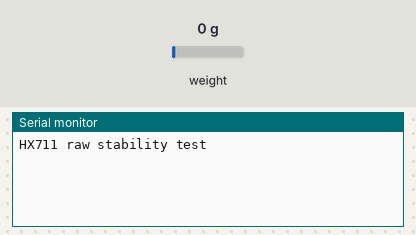
This sketch was run on a simulated Arduino Uno, built with avr-gcc and run on an emulated ATmega328P. On the bench: the last lines printed to the serial monitor. The test bench sets the inputs (shaded band); at power-on: weight on the scale 0 g.

Above: at 2.2 s.
2.3 s: weight on the scale set to 100 g
At 4.6 s:
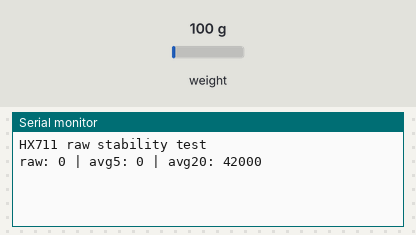
5.1 s: weight on the scale set to 1250 g
At 8.2 s:
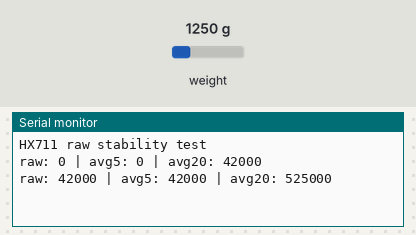

Measured:
- after the input at 2.3 s, the serial monitor: prints a new line after 1.3 s (image 1)
- after the input at 5.1 s, the serial monitor: prints a new line after 1.6 s (image 2)

The sketch:

sensor_rawdata.ino
```cpp
/*
 * DEPRECATED: canonical sketch lives at firmware/load_cell/load_cell.ino
 * Flash with: ./firmware/scripts/flash.sh
 */
#include "HX711.h"

#define DT 3
#define SCK 2

HX711 scale;

void setup() {
  Serial.begin(9600);
  scale.begin(DT, SCK);

  Serial.println("HX711 raw stability test");
  delay(1000);
}

void loop() {
  if (scale.is_ready()) {
    long raw1 = scale.read();
    long avg5 = scale.read_average(5);
    long avg20 = scale.read_average(20);

    Serial.print("raw: ");
    Serial.print(raw1);

    Serial.print(" | avg5: ");
    Serial.print(avg5);

    Serial.print(" | avg20: ");
    Serial.println(avg20);
  } else {
    Serial.println("HX711 not ready");
  }

  delay(500);
}
```
